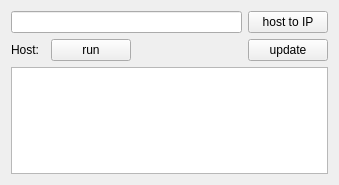
<?xml version="1.0" encoding="UTF-8"?>
<ui version="4.0">
 <class>MainBox</class>
 <widget class="QWidget" name="MainBox">
  <property name="geometry">
   <rect>
    <x>0</x>
    <y>0</y>
    <width>339</width>
    <height>185</height>
   </rect>
  </property>
  <property name="windowTitle">
   <string>Dialog</string>
  </property>
  <layout class="QVBoxLayout" name="verticalLayout">
   <item>
    <layout class="QHBoxLayout" name="horizontalLayout_2">
     <item>
      <widget class="QLineEdit" name="le_host"/>
     </item>
     <item>
      <widget class="QPushButton" name="btn_host_to_ip">
       <property name="text">
        <string>host to IP</string>
       </property>
      </widget>
     </item>
    </layout>
   </item>
   <item>
    <layout class="QHBoxLayout" name="horizontalLayout">
     <item>
      <widget class="QLabel" name="label">
       <property name="text">
        <string>Host:</string>
       </property>
      </widget>
     </item>
     <item>
      <widget class="IPV4" name="host_widget" native="true"/>
     </item>
     <item>
      <widget class="QPushButton" name="btn_run">
       <property name="text">
        <string>run</string>
       </property>
      </widget>
     </item>
     <item>
      <spacer name="horizontalSpacer">
       <property name="orientation">
        <enum>Qt::Horizontal</enum>
       </property>
       <property name="sizeHint" stdset="0">
        <size>
         <width>40</width>
         <height>20</height>
        </size>
       </property>
      </spacer>
     </item>
     <item>
      <widget class="QPushButton" name="btn_update">
       <property name="text">
        <string>update</string>
       </property>
      </widget>
     </item>
    </layout>
   </item>
   <item>
    <widget class="QTextEdit" name="le_question"/>
   </item>
  </layout>
 </widget>
 <customwidgets>
  <customwidget>
   <class>IPV4</class>
   <extends>QWidget</extends>
   <header>ipv4.hpp</header>
   <container>1</container>
  </customwidget>
 </customwidgets>
 <resources/>
 <connections/>
</ui>
